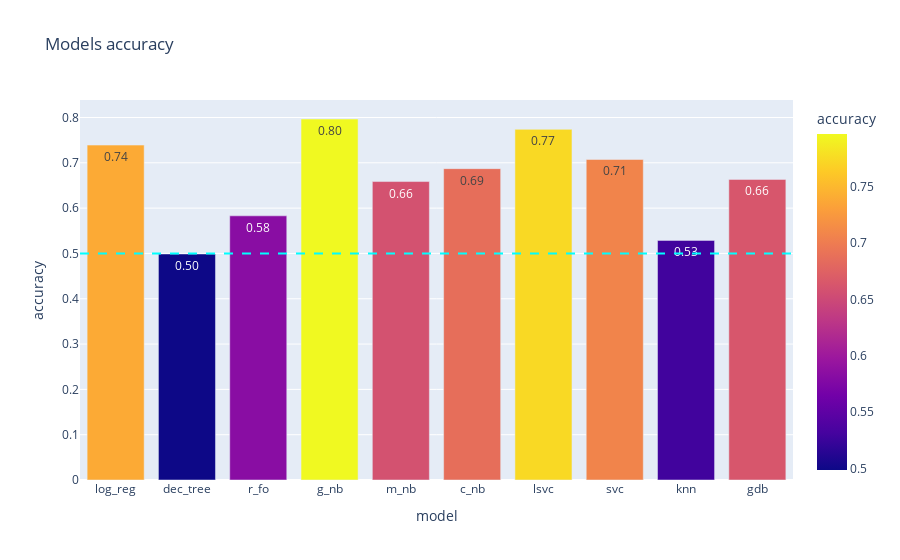
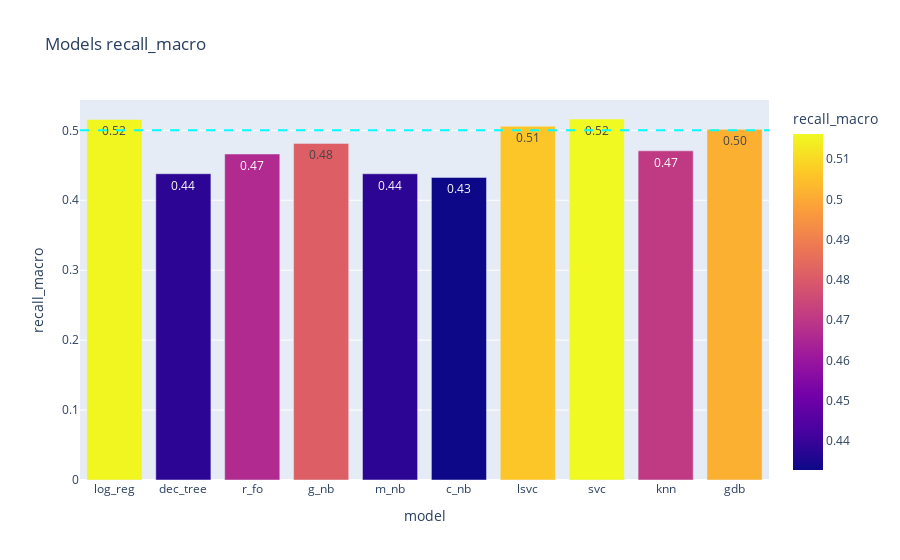
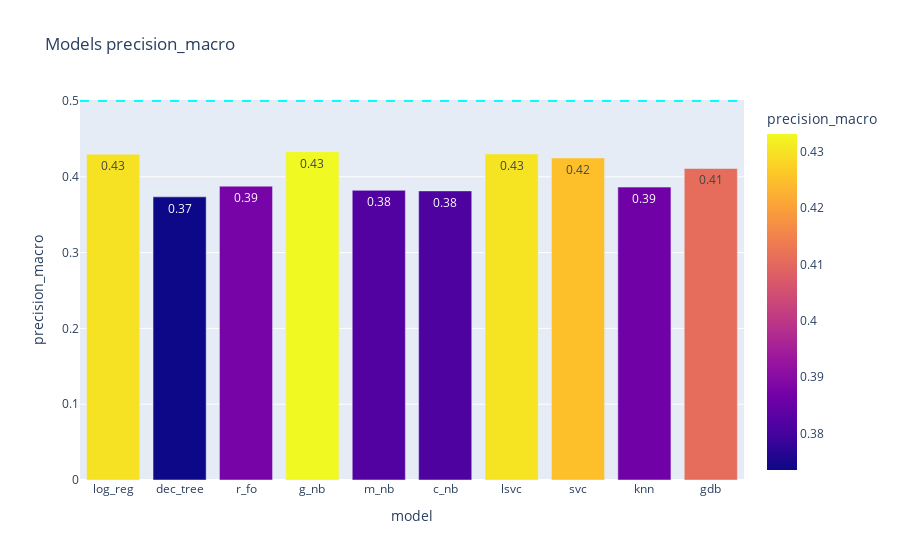

The notebook cell these images were saved under, in order:
### Code cell
# Comparaison of Accuracy, recall_macro, precision_macro, recall_0, precision_0
for metric in ["accuracy", "recall_macro", "precision_macro"]:
    barplot_metric_mult(data, metric)

### Figure 1 — Plotly figure (JSON) as saved in the notebook; plotly's stock layout.template omitted (floating-point values rounded to 4 significant figures)
{"data": [{"alignmentgroup": "True", "hovertemplate": "model=%{x}<br>accuracy=%{marker.color}<extra></extra>", "legendgroup": "", "marker": {"color": [0.7391, 0.4988, 0.583, 0.7967, 0.6587, 0.6871, 0.7739, 0.7074, 0.5288, 0.6634], "coloraxis": "coloraxis", "pattern": {"shape": ""}}, "name": "", "offsetgroup": "", "orientation": "v", "showlegend": false, "textposition": "auto", "texttemplate": "%{y:.2f}", "type": "bar", "x": ["log_reg", "dec_tree", "r_fo", "g_nb", "m_nb", "c_nb", "lsvc", "svc", "knn", "gdb"], "xaxis": "x", "y": [0.7391, 0.4988, 0.583, 0.7967, 0.6587, 0.6871, 0.7739, 0.7074, 0.5288, 0.6634], "yaxis": "y"}], "layout": {"barmode": "relative", "coloraxis": {"colorbar": {"title": {"text": "accuracy"}}, "colorscale": [[0, "#0d0887"], [0.1111, "#46039f"], [0.2222, "#7201a8"], [0.3333, "#9c179e"], [0.4444, "#bd3786"], [0.5556, "#d8576b"], [0.6667, "#ed7953"], [0.7778, "#fb9f3a"], [0.8889, "#fdca26"], [1, "#f0f921"]]}, "legend": {"tracegroupgap": 0}, "shapes": [{"line": {"color": "cyan", "dash": "dash"}, "type": "line", "x0": 0, "x1": 1, "xref": "x domain", "y0": 0.5, "y1": 0.5, "yref": "y"}], "title": {"text": "Models accuracy"}, "xaxis": {"anchor": "y", "domain": [0, 1], "title": {"text": "model"}}, "yaxis": {"anchor": "x", "domain": [0, 1], "dtick": 0.1, "tick0": 0, "title": {"text": "accuracy"}}}}

### Figure 2 — Plotly figure (JSON) as saved in the notebook; plotly's stock layout.template omitted (floating-point values rounded to 4 significant figures)
{"data": [{"alignmentgroup": "True", "hovertemplate": "model=%{x}<br>recall_macro=%{marker.color}<extra></extra>", "legendgroup": "", "marker": {"color": [0.5156, 0.438, 0.4662, 0.4814, 0.4379, 0.4328, 0.506, 0.5162, 0.4707, 0.5014], "coloraxis": "coloraxis", "pattern": {"shape": ""}}, "name": "", "offsetgroup": "", "orientation": "v", "showlegend": false, "textposition": "auto", "texttemplate": "%{y:.2f}", "type": "bar", "x": ["log_reg", "dec_tree", "r_fo", "g_nb", "m_nb", "c_nb", "lsvc", "svc", "knn", "gdb"], "xaxis": "x", "y": [0.5156, 0.438, 0.4662, 0.4814, 0.4379, 0.4328, 0.506, 0.5162, 0.4707, 0.5014], "yaxis": "y"}], "layout": {"barmode": "relative", "coloraxis": {"colorbar": {"title": {"text": "recall_macro"}}, "colorscale": [[0, "#0d0887"], [0.1111, "#46039f"], [0.2222, "#7201a8"], [0.3333, "#9c179e"], [0.4444, "#bd3786"], [0.5556, "#d8576b"], [0.6667, "#ed7953"], [0.7778, "#fb9f3a"], [0.8889, "#fdca26"], [1, "#f0f921"]]}, "legend": {"tracegroupgap": 0}, "shapes": [{"line": {"color": "cyan", "dash": "dash"}, "type": "line", "x0": 0, "x1": 1, "xref": "x domain", "y0": 0.5, "y1": 0.5, "yref": "y"}], "title": {"text": "Models recall_macro"}, "xaxis": {"anchor": "y", "domain": [0, 1], "title": {"text": "model"}}, "yaxis": {"anchor": "x", "domain": [0, 1], "dtick": 0.1, "tick0": 0, "title": {"text": "recall_macro"}}}}

### Figure 3 — Plotly figure (JSON) as saved in the notebook; plotly's stock layout.template omitted (floating-point values rounded to 4 significant figures)
{"data": [{"alignmentgroup": "True", "hovertemplate": "model=%{x}<br>precision_macro=%{marker.color}<extra></extra>", "legendgroup": "", "marker": {"color": [0.4299, 0.3736, 0.3876, 0.4331, 0.3821, 0.3814, 0.4302, 0.4249, 0.3864, 0.411], "coloraxis": "coloraxis", "pattern": {"shape": ""}}, "name": "", "offsetgroup": "", "orientation": "v", "showlegend": false, "textposition": "auto", "texttemplate": "%{y:.2f}", "type": "bar", "x": ["log_reg", "dec_tree", "r_fo", "g_nb", "m_nb", "c_nb", "lsvc", "svc", "knn", "gdb"], "xaxis": "x", "y": [0.4299, 0.3736, 0.3876, 0.4331, 0.3821, 0.3814, 0.4302, 0.4249, 0.3864, 0.411], "yaxis": "y"}], "layout": {"barmode": "relative", "coloraxis": {"colorbar": {"title": {"text": "precision_macro"}}, "colorscale": [[0, "#0d0887"], [0.1111, "#46039f"], [0.2222, "#7201a8"], [0.3333, "#9c179e"], [0.4444, "#bd3786"], [0.5556, "#d8576b"], [0.6667, "#ed7953"], [0.7778, "#fb9f3a"], [0.8889, "#fdca26"], [1, "#f0f921"]]}, "legend": {"tracegroupgap": 0}, "shapes": [{"line": {"color": "cyan", "dash": "dash"}, "type": "line", "x0": 0, "x1": 1, "xref": "x domain", "y0": 0.5, "y1": 0.5, "yref": "y"}], "title": {"text": "Models precision_macro"}, "xaxis": {"anchor": "y", "domain": [0, 1], "title": {"text": "model"}}, "yaxis": {"anchor": "x", "domain": [0, 1], "dtick": 0.1, "tick0": 0, "title": {"text": "precision_macro"}}}}
